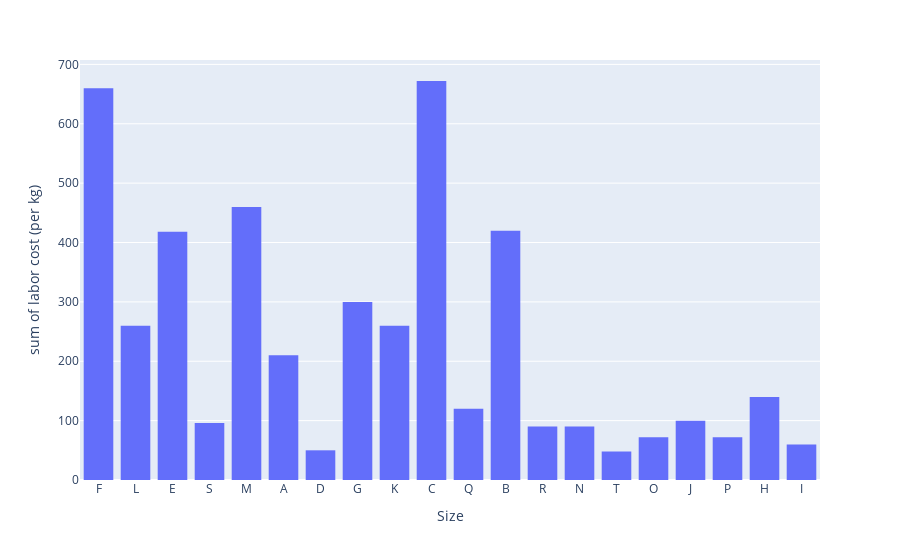

Notebook code cell kept with this figure:
### Code cell
fig = px.histogram(data, x=data['Size'], y=data["labor cost (per kg)"])
fig.show()

### Figure 1 — Plotly figure (JSON) as saved in the notebook; plotly's stock layout.template omitted (floating-point values rounded to 4 significant figures; data arrays with more than 128 entries replaced by an {"elided": "..."} marker saying what was removed)
{"data": [{"alignmentgroup": "True", "bingroup": "x", "histfunc": "sum", "hovertemplate": "Size=%{x}<br>sum of labor cost (per kg)=%{y}<extra></extra>", "legendgroup": "", "marker": {"color": "#636efa", "pattern": {"shape": ""}}, "name": "", "offsetgroup": "", "orientation": "v", "showlegend": false, "type": "histogram", "x": {"elided": "215 str values"}, "xaxis": "x", "y": {"elided": "215 int values"}, "yaxis": "y"}], "layout": {"barmode": "relative", "legend": {"tracegroupgap": 0}, "margin": {"t": 60}, "xaxis": {"anchor": "y", "domain": [0, 1], "title": {"text": "Size"}}, "yaxis": {"anchor": "x", "domain": [0, 1], "title": {"text": "sum of labor cost (per kg)"}}}}
